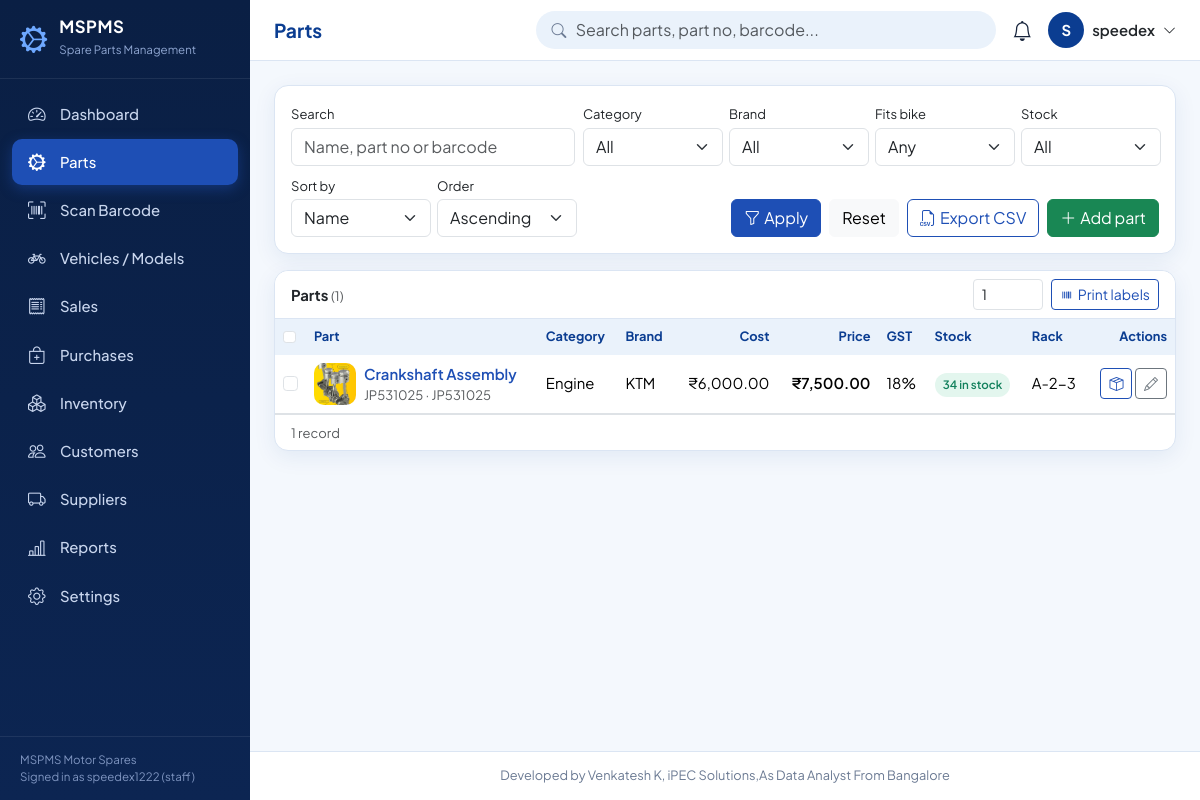
The app's page /parts (signed in) with its own data.
### tables this page shows
CREATE TABLE settings (
    key   TEXT PRIMARY KEY,
    value TEXT
);

CREATE TABLE users (
    id            INTEGER PRIMARY KEY AUTOINCREMENT,
    username      TEXT NOT NULL UNIQUE COLLATE NOCASE CHECK (length(username) >= 3),
    password_hash TEXT NOT NULL,
    full_name     TEXT NOT NULL,
    email         TEXT,
    role          TEXT NOT NULL DEFAULT 'staff' CHECK (role IN ('admin','manager','staff')),
    active        INTEGER NOT NULL DEFAULT 1 CHECK (active IN (0,1)),
    created_at    TEXT NOT NULL DEFAULT (datetime('now','localtime'))
);

CREATE TABLE parts (
    id            INTEGER PRIMARY KEY AUTOINCREMENT,
    part_no       TEXT NOT NULL UNIQUE COLLATE NOCASE,
    name          TEXT NOT NULL,
    category_id   INTEGER NOT NULL REFERENCES categories(id) ON DELETE RESTRICT,
    brand_id      INTEGER REFERENCES brands(id) ON DELETE SET NULL,
    description   TEXT,
    cost_price    REAL NOT NULL DEFAULT 0 CHECK (cost_price >= 0),
    selling_price REAL NOT NULL DEFAULT 0 CHECK (selling_price >= 0),
    gst_percent   REAL NOT NULL DEFAULT 18 CHECK (gst_percent BETWEEN 0 AND 100),
    reorder_level INTEGER NOT NULL DEFAULT 5 CHECK (reorder_level >= 0),
    rack          TEXT,
    barcode       TEXT NOT NULL UNIQUE,
    image         TEXT,
    created_at    TEXT NOT NULL DEFAULT (datetime('now','localtime')),
    updated_at    TEXT NOT NULL DEFAULT (datetime('now','localtime'))
);

### app.py (the view)
@app.route("/parts")
def parts_list():
    sql, args = filtered_parts_sql()
    rows, pg = paginate(sql, args, page_arg(), 10)
    return render_template("parts.html", parts=rows, pg=pg, bikes=bike_choices(),
                           categories=qall("SELECT * FROM categories ORDER BY name"),
                           brands=qall("SELECT * FROM brands ORDER BY name"), a=request.args,
                           locations=qall("SELECT * FROM locations ORDER BY name"))

### templates/parts.html (shortened to what this page needs)
{% extends 'base.html' %}
{% from 'macros.html' import pager, stock_badge, stock_modal, empty %}
{% block title %}Parts{% endblock %}
{% block content %}
<div class="card mb-3"><div class="card-body">
  <form method="get" class="row g-2 filters align-items-end">
    <div class="col-12 col-md-4"><label class="form-label small mb-1">Search</label><input class="form-control" name="q" value="{{ a.get('q','') }}" placeholder="Name, part no or barcode"></div>
    <div class="col-6 col-md-2"><label class="form-label small mb-1">Category</label><select class="form-select" name="category"><option value="">All</option>
      {% for c in categories %}<option value="{{ c.id }}" {{ 'selected' if a.get('category')|string == c.id|string }}>{{ c.name }}</option>{% endfor %}</select></div>
    <div class="col-6 col-md-2"><label class="form-label small mb-1">Brand</label><select class="form-select" name="brand"><option value="">All</option>
      {% for b in brands %}<option value="{{ b.id }}" {{ 'selected' if a.get('brand')|string == b.id|string }}>{{ b.name }}</option>{% endfor %}</select></div>
    <div class="col-6 col-md-2"><label class="form-label small mb-1">Fits bike</label><select class="form-select" name="bike"><option value="">Any</option>
      {% for b in bikes %}<option value="{{ b.id }}" {{ 'selected' if a.get('bike')|string == b.id|string }}>{{ b.label }}</option>{% endfor %}</select></div>
    <div class="col-6 col-md-2"><label class="form-label small mb-1">Stock</label><select class="form-select" name="status"><option value="">All</option>
      </select></div>
    <div class="col-6 col-md-2"><label class="form-label small mb-1">Sort by</label><select class="form-select" name="sort">
      {% for k, v in [('name','Name'),('part_no','Part no'),('price','Price'),('stock','Stock'),('category','Category'),('brand','Brand'),('new','Newest')] %}<option value="{{ k }}" {{ 'selected' if a.get('sort','name')==k }}>{{ v }}</option>{% endfor %}</select></div>
    <div class="col-6 col-md-2"><label class="form-label small mb-1">Order</label><select class="form-select" name="dir"><option value="asc">Ascending</option></select></div>
    <div class="col-12 col-md-8 d-flex gap-2 flex-wrap justify-content-md-end">
      <button class="btn btn-primary"><i class="bi bi-funnel me-1"></i>Apply</button>
      <a class="btn btn-light" href="{{ url_for('parts_list') }}">Reset</a>
      <a class="btn btn-outline-primary" href="{{ url_for('parts_export', **a) }}"><i class="bi bi-filetype-csv me-1"></i>Export CSV</a>
      <a class="btn btn-success" href="{{ url_for('part_new') }}"><i class="bi bi-plus-lg me-1"></i>Add part</a>
    </div>
  </form></div></div>
<form method="get" action="{{ url_for('part_labels') }}" target="_blank">
<div class="card">
  <div class="card-header"><span>Parts <small class="text-muted fw-normal">({{ pg.total }})</small></span>
    <span class="d-flex gap-2 align-items-center"><input type="number" name="copies" value="1" min="1" max="50" class="form-control form-control-sm" style="width:70px" title="Labels per part">
      <button class="btn btn-sm btn-outline-primary"><i class="bi bi-upc me-1"></i>Print labels</button></span></div>
  <div class="table-responsive">
    <table class="table table-hover align-middle">
      <thead><tr><th style="width:30px"><input type="checkbox" class="form-check-input" id="selAll" aria-label="Select all"></th><th>Part</th><th>Category</th><th>Brand</th><th class="text-end">Cost</th><th class="text-end">Price</th><th>GST</th><th>Stock</th><th>Rack</th><th class="text-end">Actions</th></tr></thead>
      <tbody>
      {% for p in parts %}
      <tr>
        <td><input type="checkbox" class="form-check-input sel" name="ids" value="{{ p.id }}" aria-label="Select {{ p.name }}"></td>
        <td><div class="d-flex align-items-center gap-2">
          {% if p.image %}<img class="thumb" src="{{ img_url(p.image) }}" alt="">{% else %}<span class="thumb"><i class="bi bi-gear"></i></span>{% endif %}
          <div><a class="fw-semibold text-decoration-none" href="{{ url_for('part_detail', pid=p.id) }}">{{ p.name }}</a><div class="small text-muted">{{ p.part_no }} &middot; {{ p.barcode }}</div></div></div></td>
        <td>{{ p.category }}</td><td>{{ p.brand or '-' }}</td>
        <td class="text-end">{{ p.cost_price|inr }}</td><td class="text-end fw-semibold">{{ p.selling_price|inr }}</td><td>{{ '%g'|format(p.gst_percent) }}%</td>
        <td>{{ stock_badge(p.total_qty, p.reorder_level) }}</td><td>{{ p.rack or '-' }}</td>
        <td class="text-end text-nowrap">
          <button type="button" class="btn btn-sm btn-outline-primary" title="Update stock" onclick="openStockModal({{ p.id }}, {{ p.name|tojson|forceescape }})"><i class="bi bi-box-seam"></i></button>
          <a class="btn btn-sm btn-outline-secondary" title="Edit" href="{{ url_for('part_edit', pid=p.id) }}"><i class="bi bi-pencil"></i></a>
        </td>
      </tr>
      {% else %}<tr><td colspan="10">{{ empty('No parts match your filters.', 'search') }}</td></tr>{% endfor %}
      </tbody>
    </table>
  </div>
  {{ pager(pg) }}
</div>
</form>
{% endblock %}

### templates/base.html (shortened to what this page needs)
<!doctype html>
<html lang="en">
<head>
  <link href="https://cdn.jsdelivr.net/npm/bootstrap@5.3.3/dist/css/bootstrap.min.css" rel="stylesheet">
  <link href="https://cdn.jsdelivr.net/npm/bootstrap-icons@1.11.3/font/bootstrap-icons.min.css" rel="stylesheet">
  <link href="{{ url_for('static', filename='css/style.css') }}" rel="stylesheet">
</head>
<body>
{% set nav = [
  ('/', 'Dashboard', 'speedometer2'), ('/parts', 'Parts', 'gear-wide-connected'), ('/scan', 'Scan Barcode', 'upc-scan'),
  ('/bikes', 'Vehicles / Models', 'bicycle'), ('/sales', 'Sales', 'receipt'), ('/purchases', 'Purchases', 'bag-plus'),
  ('/inventory', 'Inventory', 'boxes'), ('/customers', 'Customers', 'people'), ('/suppliers', 'Suppliers', 'truck'),
  ('/reports', 'Reports', 'bar-chart-line'), ('/settings', 'Settings', 'gear')] %}
<aside class="sidebar" id="sidebar" aria-label="Main navigation">
  <div class="brand"><i class="bi bi-gear-wide-connected"></i><div><b>MSPMS</b><small>Spare Parts Management</small></div></div>
  <nav>
    {% for href, label, icon in nav %}
    <a href="{{ href }}" class="{{ 'active' if (request.path == '/' if href == '/' else request.path.startswith(href)) }}"><i class="bi bi-{{ icon }}"></i>{{ label }}</a>
    {% endfor %}
  </nav>
  <div class="side-foot">{{ shop_name }}<br>Signed in as {{ g.user.username }} ({{ g.user.role }})</div>
</aside>
<div class="main">
  <header class="topbar no-print">
    <h1 class="page-title">{% block page_title %}{{ self.title() }}{% endblock %}</h1>
    <div class="gsearch d-none d-sm-block">
      <i class="bi bi-search"></i>
      <form action="{{ url_for('parts_list') }}" method="get" autocomplete="off">
        <input class="form-control" id="globalSearch" name="q" placeholder="Search parts, part no, barcode..." aria-label="Search parts">
      </form>
    </div>
    <div class="dropdown ms-auto ms-sm-0">
      <a href="#" class="bell" data-bs-toggle="dropdown" aria-label="Notifications"><i class="bi bi-bell"></i>
        {% if low_count %}<span class="badge rounded-pill bg-danger">{{ low_count }}</span>{% endif %}</a>
    </div>
    <div class="dropdown">
      <a href="#" class="d-flex align-items-center gap-2 text-decoration-none text-dark" data-bs-toggle="dropdown" aria-label="User menu">
        <span class="avatar">{{ g.user.full_name[:1]|upper }}</span><span class="d-none d-md-inline fw-semibold">{{ g.user.full_name }}</span><i class="bi bi-chevron-down small"></i></a>
    </div>
  </header>
  <main class="content">
    {% block content %}{% endblock %}
  </main>
  <footer class="app-footer">{{ CREDIT }}</footer>
</div>
</body>
</html>

### templates/macros.html (shortened to what this page needs)
{% macro pager(pg) %}
{% if pg and pg.pages > 1 %}
<nav class="d-flex flex-wrap justify-content-between align-items-center gap-2 px-3 py-2 border-top no-print" aria-label="Pagination">
  <small class="text-muted">Showing page {{ pg.page }} of {{ pg.pages }} &middot; {{ pg.total }} records</small>
  <ul class="pagination pagination-sm mb-0">
    <li class="page-item {{ 'disabled' if pg.page <= 1 }}"><a class="page-link" href="{{ page_url(pg.page - 1) }}">Prev</a></li>
    {% for p in range(1, pg.pages + 1) %}
      {% if p == 1 or p == pg.pages or (p - pg.page)|abs <= 1 %}
      <li class="page-item {{ 'active' if p == pg.page }}"><a class="page-link" href="{{ page_url(p) }}">{{ p }}</a></li>
      {% elif (p - pg.page)|abs == 2 %}<li class="page-item disabled"><span class="page-link">&hellip;</span></li>{% endif %}
    {% endfor %}
    <li class="page-item {{ 'disabled' if pg.page >= pg.pages }}"><a class="page-link" href="{{ page_url(pg.page + 1) }}">Next</a></li>
  </ul>
</nav>
{% elif pg %}<div class="px-3 py-2 border-top small text-muted">{{ pg.total }} record{{ '' if pg.total == 1 else 's' }}</div>{% endif %}
{% endmacro %}
{% macro stock_badge(qty, reorder) %}
{% if qty <= 0 %}<span class="badge-soft b-out">Out of stock</span>
{% elif qty <= reorder %}<span class="badge-soft b-low">Low &middot; {{ qty }}</span>
{% else %}<span class="badge-soft b-ok">{{ qty }} in stock</span>{% endif %}
{% endmacro %}

### records on screen
settings: value "MSPMS Motor Spares"
users: user.username "speedex1222", user.role "staff", user "S", user.full_name "speedex"
parts: image (picture), name "Crankshaft Assembly", part_no "JP531025", barcode "JP531025", category "Engine", brand "KTM", cost_price|inr "₹6,000.00", selling_price|inr "₹7,500.00", gst_percent "18", qty "34", rack "A-2-3"

### other values on screen
{{ label }} "Dashboard" "Parts" "Scan Barcode" "Vehicles / Models" "Sales" "Purchases" "Inventory" "Customers" "Suppliers" "Reports" "Settings"
{{ pg.total }} "1"
{{ CREDIT }} "Developed by Venkatesh K, iPEC Solutions,As Data Analyst From Bangalore"
form field sort "Name"
